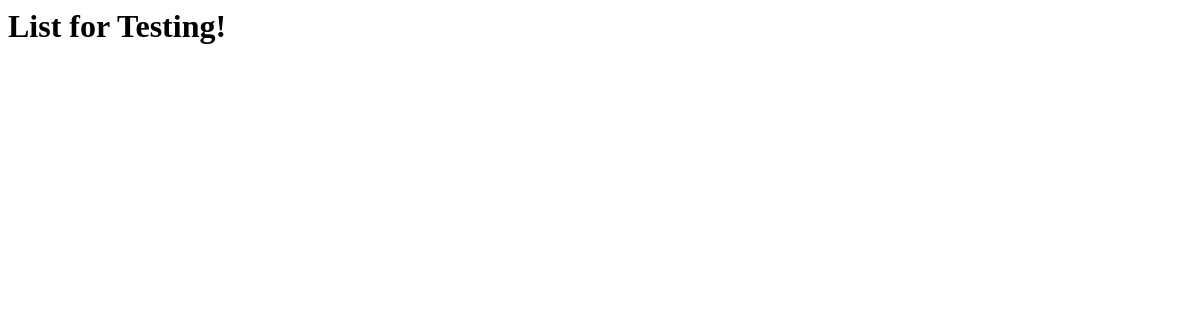
The page /blog/ on the database as committed earlier.
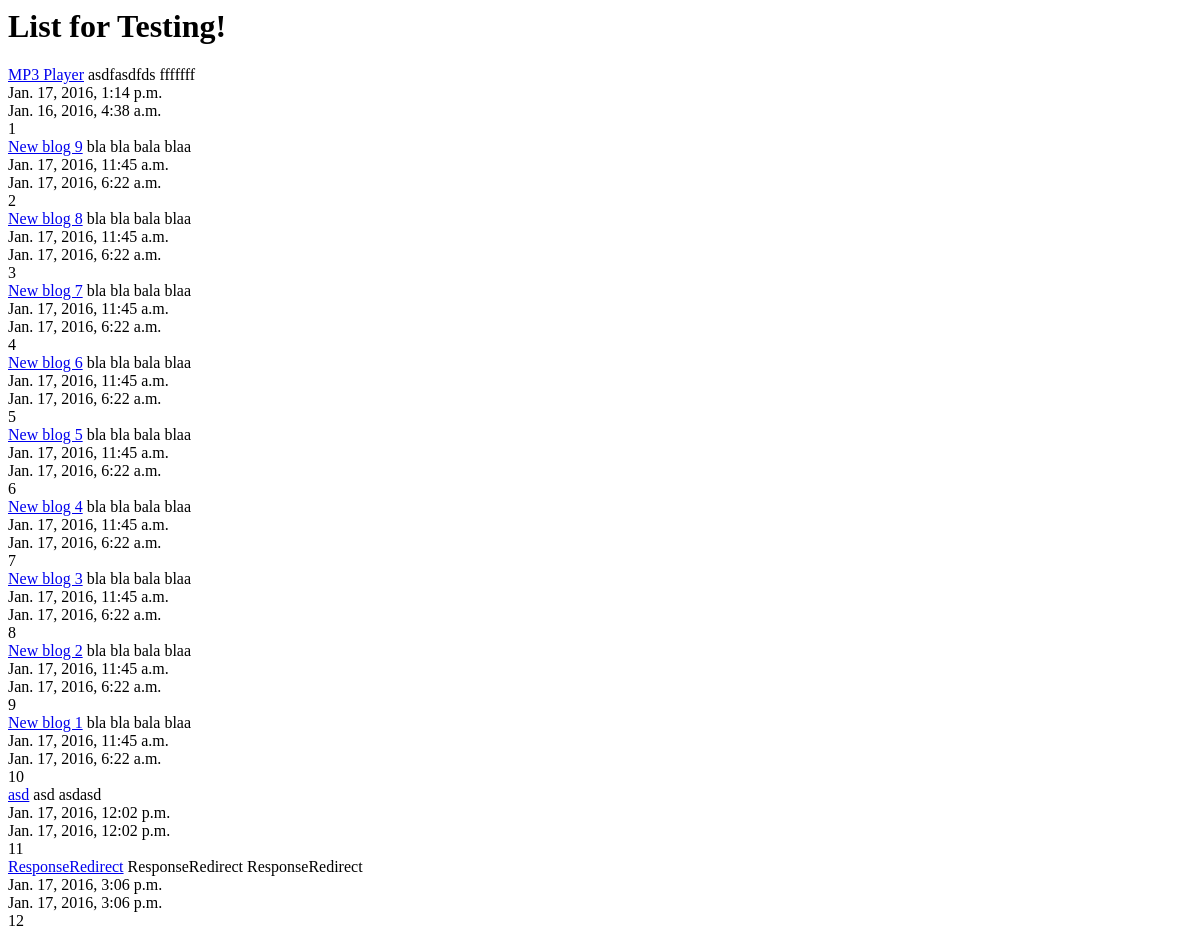
The same page on the database as committed later.
### blog/models.py (models this page shows, shortened)
class Post(models.Model):
    title = models.CharField(max_length=120)
    content = models.TextField()
    timestamp = models.DateTimeField(auto_now=True, auto_now_add=False)
    updated = models.DateTimeField(auto_now=False, auto_now_add=True)
    def get_absolute_url(self):
        return reverse('blog:detail', kwargs={"id": self.id}) #referring to the name space assigned to master urls.py

### blog/views.py (the view)
def blog_list(request):
    queryset = Post.objects.all()
    context = {
        "object_list": queryset,
        "title": "My User List"
    }
    return render(request, 'blog/list.html', context)

### blog/templates/blog/list.html
<h1>List for Testing!</h1>
{% for obj in object_list %}
<a href="{{ obj.get_absolute_url }}">{{ obj.title }}</a>
{{ obj.content }}<br/>
{{ obj.timestamp }}<br/>
{{ obj.updated }}<br/>
{{ obj.id }}<br/>
{% endfor %}

Rows that differ between the two databases and show on the page:
added Post: title "MP3 Player", content "asdfasdfds fffffff", timestamp "Jan. 17, 2016, 1:14 p.m.", updated "Jan. 16, 2016, 4:38 a.m.", id "1"
added Post: title "New blog 9", content "bla bla bala blaa", timestamp "Jan. 17, 2016, 11:45 a.m.", updated "Jan. 17, 2016, 6:22 a.m.", id "2"
added Post: title "New blog 8", content "bla bla bala blaa", timestamp "Jan. 17, 2016, 11:45 a.m.", updated "Jan. 17, 2016, 6:22 a.m.", id "3"
added Post: title "New blog 7", content "bla bla bala blaa", timestamp "Jan. 17, 2016, 11:45 a.m.", updated "Jan. 17, 2016, 6:22 a.m.", id "4"
added Post: title "New blog 6", content "bla bla bala blaa", timestamp "Jan. 17, 2016, 11:45 a.m.", updated "Jan. 17, 2016, 6:22 a.m.", id "5"
added Post: title "New blog 5", content "bla bla bala blaa", timestamp "Jan. 17, 2016, 11:45 a.m.", updated "Jan. 17, 2016, 6:22 a.m.", id "6"
added Post: title "New blog 4", content "bla bla bala blaa", timestamp "Jan. 17, 2016, 11:45 a.m.", updated "Jan. 17, 2016, 6:22 a.m.", id "7"
added Post: title "New blog 3", content "bla bla bala blaa", timestamp "Jan. 17, 2016, 11:45 a.m.", updated "Jan. 17, 2016, 6:22 a.m.", id "8"
added Post: title "New blog 2", content "bla bla bala blaa", timestamp "Jan. 17, 2016, 11:45 a.m.", updated "Jan. 17, 2016, 6:22 a.m.", id "9"
added Post: title "New blog 1", content "bla bla bala blaa", timestamp "Jan. 17, 2016, 11:45 a.m.", updated "Jan. 17, 2016, 6:22 a.m.", id "10"
added Post: title "asd", content "asd asdasd", timestamp "Jan. 17, 2016, 12:02 p.m.", updated "Jan. 17, 2016, 12:02 p.m.", id "11"
added Post: title "ResponseRedirect", content "ResponseRedirect ResponseRedirect", timestamp "Jan. 17, 2016, 3:06 p.m.", updated "Jan. 17, 2016, 3:06 p.m.", id "12"
